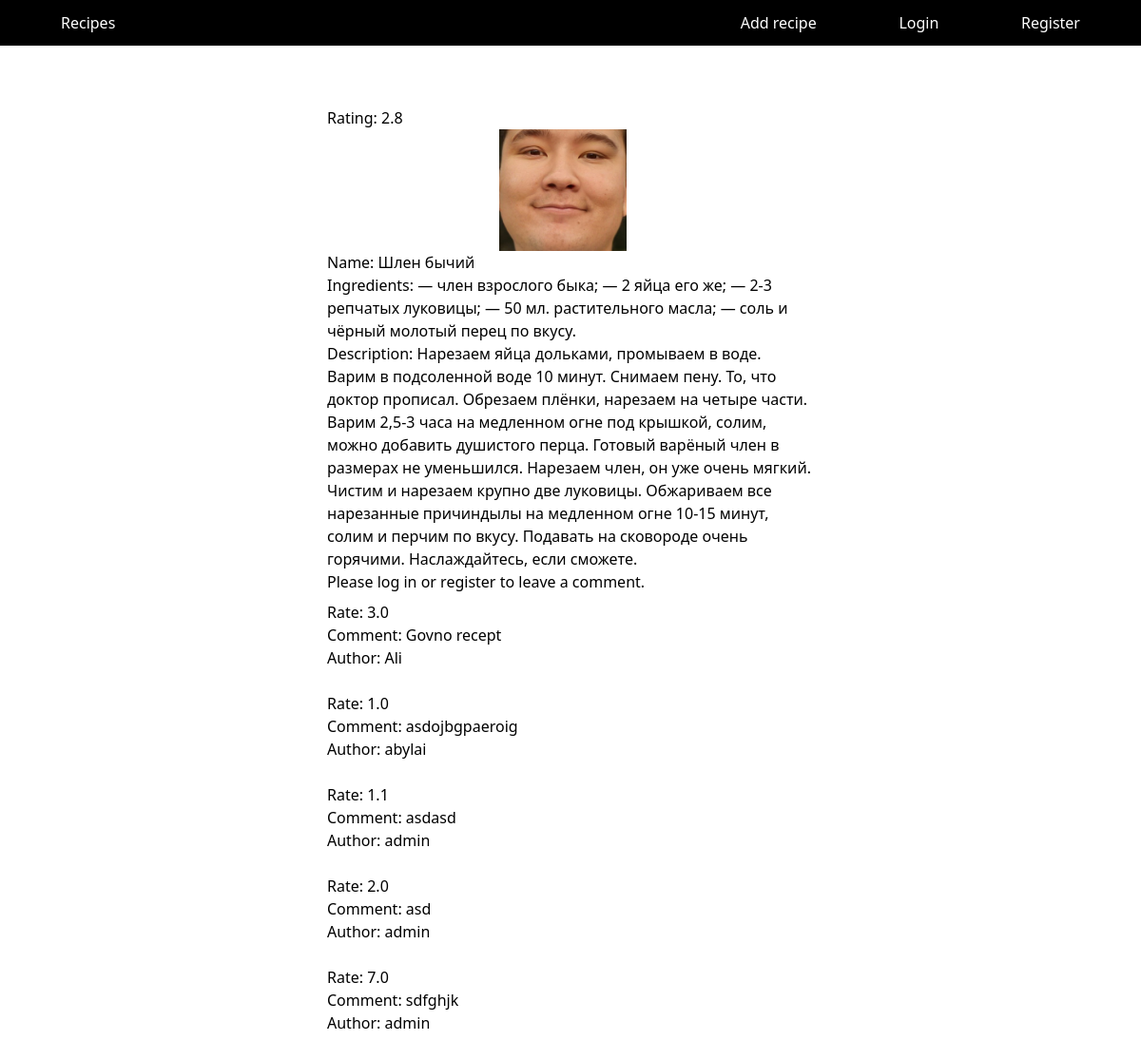
The page /2/ on the database as committed earlier.
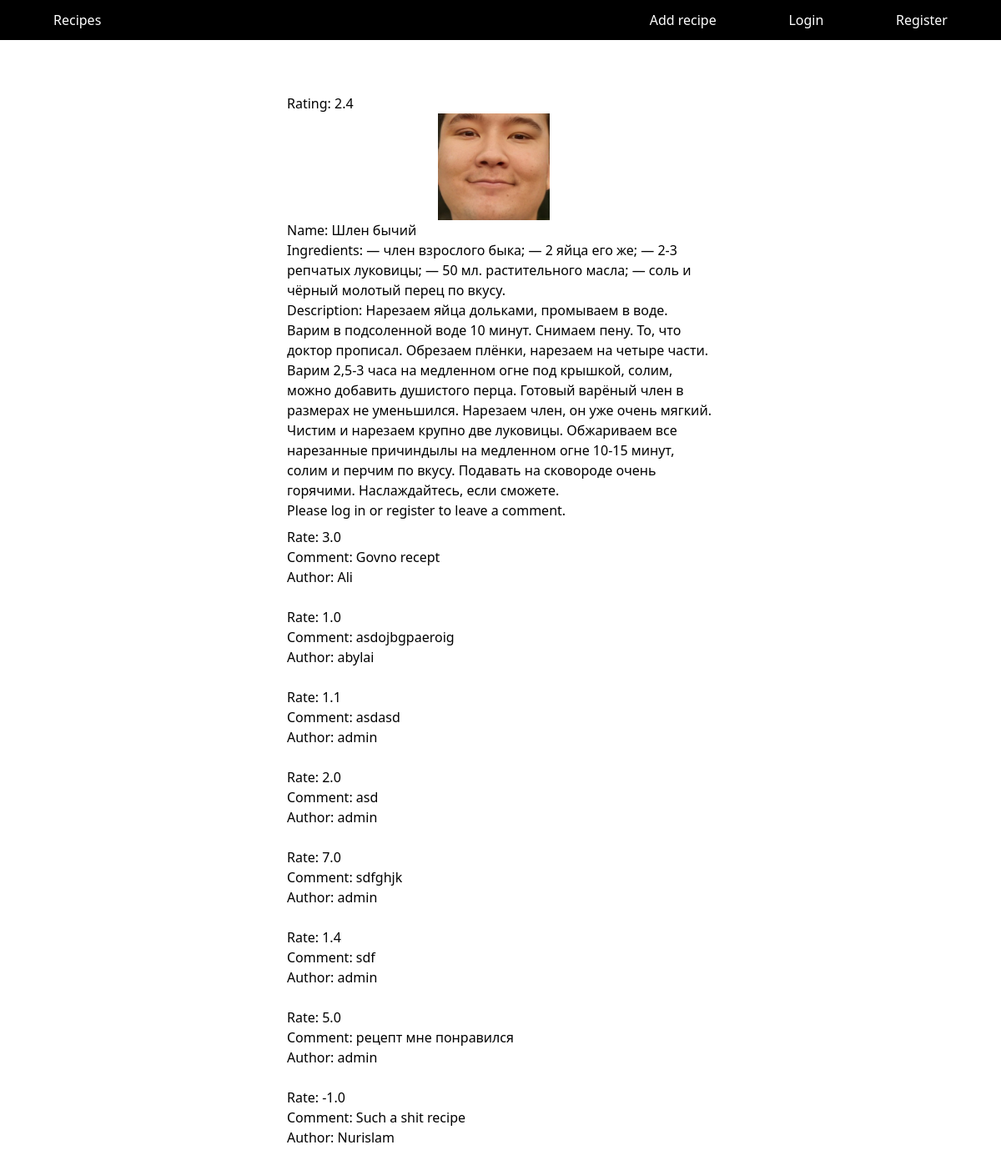
The same page on the database as committed later.
### core/models.py (models this page shows, shortened)
class Recipe(models.Model):
    name = models.CharField(max_length=120)
    image = models.ImageField()
    ingredients = models.TextField()
    description = models.TextField()
    author = models.ForeignKey(User, on_delete=models.CASCADE)

class Comment(models.Model):
    stars = models.DecimalField(decimal_places=1, max_digits=2)
    description = models.TextField(blank = True, null=True)
    owner = models.ForeignKey(User, on_delete=models.CASCADE)
    recipe = models.ForeignKey(Recipe, on_delete=models.CASCADE)

### core/views.py (the view, shortened to what this page needs)
# urls.py: path('<int:pk>/', detail, name="detail"),
def detail(request, pk):
    recipe = get_object_or_404(Recipes, pk=pk)
    comment = Comment.objects.filter(recipe_id=pk)
    sum_of_stars = 0
    if len(comment) != 0:
        for com in comment:
            sum_of_stars += com.stars
        sum_of_stars = sum_of_stars/len(comment)
        rounded_sum = round(sum_of_stars, 1)
    submitted = False
    form = CommentForm()
    return render(request, 'core/detail.html', { "recipe": recipe, "comment": comment,'form': form, 'submitted': submitted, 'sum_of_stars': rounded_sum})

### core/templates/core/detail.html (shortened to what this page needs)
{% extends 'core/base.html' %}
{% block content %}
    Rating: {{sum_of_stars}}
    <div class="image mr-4 h-32 w-42 overflow-hidden">
        <img class="object-contain w-full h-full" src="{{ recipe.image.url }}">
    </div>
    <div>Name: {{recipe.name}}</div>
    <div>Ingredients: {{recipe.ingredients}}</div>
    <div>Description: {{recipe.description}}</div>
    {% if user.is_authenticated %}
    <form method="post" action="">
        {% csrf_token %}
        {{ form.as_p }}
        <button type="submit">Submit Comment</button>
    </form>
    {% else %}
        <p>Please <a href="{% url 'login' %}">log in</a> or <a href="{% url 'register_user' %}">register</a> to leave a comment.</p>
    {% endif %}
    {% for com in comment %}
    <div class="mt-2">Rate: {{com.stars}}</div>
    <div>Comment: {{com.description}}</div>
    <div class="mb-4">Author: {{com.owner.username}}</div>
    {% endfor %}
{% endblock content %}

### core/templates/core/base.html (shortened to what this page needs)
<html lang="en">
<head>
    <script src="https://cdn.tailwindcss.com"></script>
</head>
<body>
    <nav>
        <div class="w-full py-3 px-16 bg-black flex text-white">
            <div class="flex basis-8/12">
                <a class="hover:underline" href="/">Recipes</a>
            </div>
            <div class="flex basis-4/12 justify-between">
                <a class="hover:underline" href="{% url "addRecipe" %}">Add recipe</a>
                {% if user.is_authenticated %}
                <a class="hover:underline" href="{% url 'my_recipes' user.id %}">My recipes</a>
                <a class="text-green-600 hover:underline" href="{% url "logout" %}">{{ user.username }}</a>
                {% else %}
                <a class="hover:underline" href="{% url "login" %}">Login</a>
                <a class="hover:underline" href="{% url "register_user" %}">Register</a>
                {% endif %}
            </div>
        </div>
    </nav>
    <div class="max-w-lg mx-auto my-0">
        <div class="w-full flex flex-col my-16">
            {% block content %}{% endblock content %}
        </div>
    </div>
</body>
</html>

Rows that differ between the two databases and show on the page:
added Comment: stars "1.4", description "sdf", owner.username "admin"
added Comment: stars "5.0", description "рецепт мне понравился", owner.username "admin"
added Comment: stars "-1.0", description "Such a shit recipe", owner.username "Nurislam"
Other text that changed with them:
{{ sum_of_stars }}: "2.8" → "2.4"
